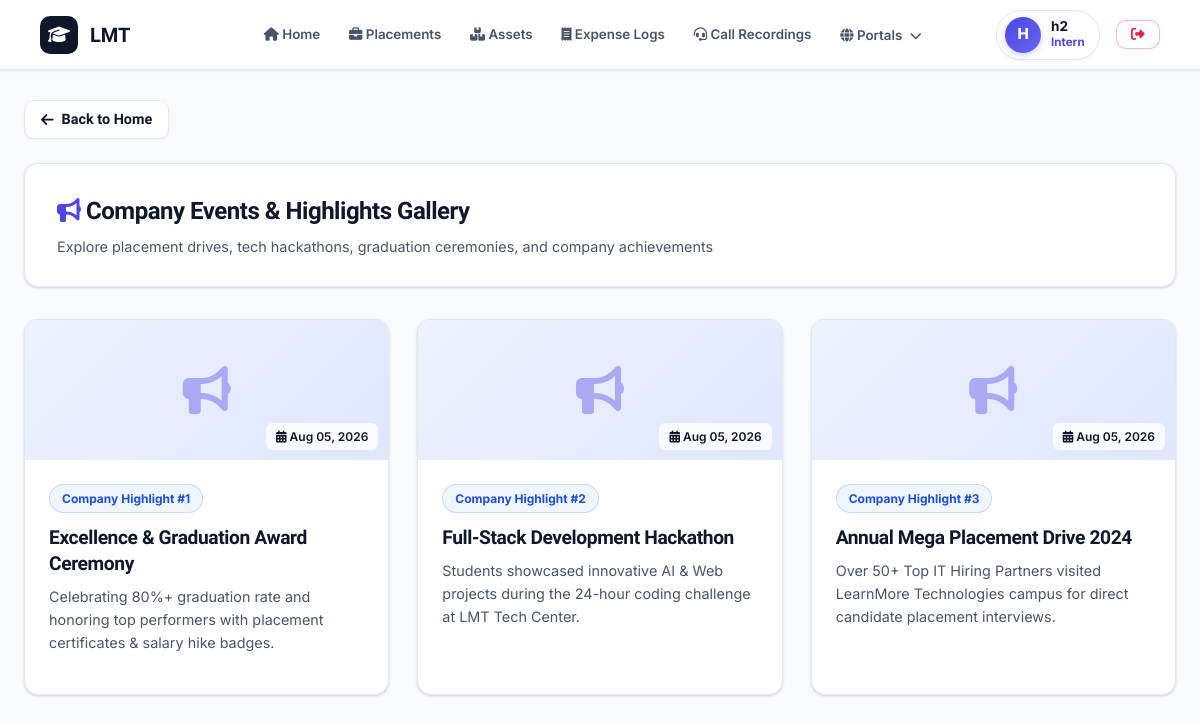
/events-gallery/ (signed in), run on the app's committed database.
### Assets/models.py (models this page shows, shortened)
class UserProfile(models.Model):
    user = models.OneToOneField(User, on_delete=models.CASCADE, related_name='profile')
    role = models.CharField(max_length=100, default='Intern')
    custom_role = models.ForeignKey(CustomRole, on_delete=models.SET_NULL, null=True, blank=True, related_name='users')
    employee_id = models.CharField(max_length=50, blank=True, null=True)
    department = models.CharField(max_length=100, blank=True, null=True)

class CompanyEvent(models.Model):
    title = models.CharField(max_length=200)
    image = models.ImageField(upload_to='events/')
    description = models.TextField(blank=True, null=True)
    created_at = models.DateTimeField(auto_now_add=True)

### Assets/views.py (the view)
# urls.py: path('events-gallery/', views.student_events, name='student_events'),
@login_required
def student_events(request):
    events = CompanyEvent.objects.all().order_by('-created_at')
    return render(request, 'Assets/student_events.html', {'events': events})

### Assets/context_processors.py (called while the page is built)
def portal_links_processor(request):
    return {
        'nav_portal_links': PortalLink.objects.all().order_by('id')
    }

### Assets/templates/Assets/student_events.html (shortened to what this page needs)
{% extends 'base.html' %}
{% load static %}
{% block content %}
<div style="margin-bottom: 1.5rem;">
    <a href="{% url 'home' %}" class="btn-lmt btn-secondary-glass" style="padding: 0.45rem 1rem;">
        <i class="fa-solid fa-arrow-left me-1"></i> Back to Home
    </a>
</div>
<div class="glass-panel" style="padding: 1.75rem 2rem; margin-bottom: 2rem; display: flex; justify-content: space-between; align-items: center; flex-wrap: wrap; gap: 1rem;">
    <div>
        <h2 style="font-size: 1.5rem; margin-bottom: 0.25rem; color: var(--navy-900);">
            <i class="fa-solid fa-bullhorn me-1" style="color: var(--indigo-600);"></i> Company Events & Highlights Gallery
        </h2>
        <p style="color: var(--text-secondary); font-size: 0.9rem;">
            Explore placement drives, tech hackathons, graduation ceremonies, and company achievements
        </p>
    </div>
</div>
<div style="display: grid; grid-template-columns: repeat(auto-fit, minmax(320px, 1fr)); gap: 1.75rem; margin-bottom: 2.5rem;">
    {% for event in events %}
        <div class="glass-panel" style="padding: 0; overflow: hidden; display: flex; flex-direction: column; transition: transform 0.25 ease, box-shadow 0.25s ease;">
            {% if event.image %}
                <div style="height: 200px; overflow: hidden; position: relative;">
                    <img src="{{ event.image.url }}" alt="{{ event.title }}" onclick="openImgPreview('{{ event.image.url }}')" style="width: 100%; height: 100%; object-fit: cover; cursor: pointer; transition: transform 0.3s ease;">
                    <div style="position: absolute; bottom: 10px; right: 10px; background: rgba(15, 23, 42, 0.7); backdrop-filter: blur(8px); color: white; padding: 4px 10px; border-radius: 6px; font-size: 0.75rem; font-weight: 600;">
                        <i class="fa-solid fa-calendar-days me-1"></i> {{ event.created_at|date:"M d, Y" }}
                    </div>
                </div>
            {% else %}
                <div style="height: 140px; background: linear-gradient(135deg, #eef2ff 0%, #e0e7ff 100%); color: var(--indigo-600); display: flex; align-items: center; justify-content: center; position: relative;">
                    <i class="fa-solid fa-bullhorn" style="font-size: 3rem; opacity: 0.4;"></i>
                    <div style="position: absolute; bottom: 10px; right: 10px; background: rgba(255, 255, 255, 0.8); color: var(--navy-900); padding: 4px 10px; border-radius: 6px; font-size: 0.75rem; font-weight: 600;">
                        <i class="fa-solid fa-calendar-days me-1"></i> {{ event.created_at|date:"M d, Y" }}
                    </div>
                </div>
            {% endif %}
            <div style="padding: 1.5rem; flex: 1; display: flex; flex-direction: column; justify-content: space-between;">
                <div>
                    <span class="badge-status badge-info" style="font-size: 0.75rem; margin-bottom: 0.75rem; display: inline-block;">
                        Company Highlight #{{ forloop.counter }}
                    </span>
                    <h3 style="font-size: 1.2rem; font-weight: 700; color: var(--navy-900); margin-bottom: 0.5rem; line-height: 1.35;">
                        {{ event.title }}
                    </h3>
                    <p style="color: var(--text-secondary); font-size: 0.9rem; line-height: 1.6; margin-bottom: 1rem;">
                        {{ event.description|default:"Check back for more updates and event photos from Learnmore Technologies!" }}
                    </p>
                </div>
            </div>
        </div>
    {% endfor %}
</div>
{% endblock %}

### Assets/templates/base.html (shortened to what this page needs)
{% load static %}
<!DOCTYPE html>
<html lang="en">
<head>
    <link rel="stylesheet" href="https://cdnjs.cloudflare.com/ajax/libs/font-awesome/6.4.0/css/all.min.css">
    <link rel="stylesheet" href="{% static 'css/theme.css' %}">
</head>
<body>
    <nav class="lmt-navbar">
        <a href="{% url 'home' %}" class="brand-logo">
            <div class="brand-icon">
                <i class="fa-solid fa-graduation-cap"></i>
            </div>
            <span>LMT <span style="background: var(--primary-gradient); -webkit-background-clip: text; -webkit-text-fill-color: transparent;">Portal</span></span>
        </a>
        <div class="nav-links">
            <a href="{% url 'home' %}" class="nav-item {% if request.resolver_match.url_name == 'home' %}active{% endif %}">
                <i class="fa-solid fa-house me-1"></i> Home
            </a>
            {% if request.user.is_authenticated %}
                <a href="{% url 'placements' %}" class="nav-item {% if request.resolver_match.url_name == 'placements' %}active{% endif %}">
                    <i class="fa-solid fa-briefcase me-1"></i> Placements
                </a>
                <a href="{% url 'registered_assets' %}" class="nav-item {% if request.resolver_match.url_name == 'registered_assets' %}active{% endif %}">
                    <i class="fa-solid fa-boxes-stacked me-1"></i> Assets
                </a>
                <a href="{% url 'expense_registered' %}" class="nav-item {% if request.resolver_match.url_name == 'expense_registered' %}active{% endif %}">
                    <i class="fa-solid fa-receipt me-1"></i> Expense Logs
                </a>
                <a href="{% url 'call_recordings_hub' %}" class="nav-item {% if request.resolver_match.url_name == 'call_recordings_hub' %}active{% endif %}">
                    <i class="fa-solid fa-headset me-1"></i> Call Recordings
                </a>
                <div class="nav-dropdown">
                    <a href="#" class="nav-item {% if request.resolver_match.url_name == 'manage_portals' %}active{% endif %}">
                        <i class="fa-solid fa-globe me-1"></i> Portals <i class="fa-solid fa-chevron-down" style="font-size: 0.75rem; margin-left: 4px;"></i>
                    </a>
                </div>
            {% endif %}
        </div>
        <div style="display: flex; align-items: center; gap: 1rem;">
            {% if request.user.is_authenticated %}
                <div class="user-badge" style="padding: 6px 14px 6px 8px; border-radius: 30px; background: #ffffff; border: 1px solid var(--border-light); display: inline-flex; align-items: center; gap: 10px; box-shadow: var(--shadow-xs);">
                    <div class="avatar" style="width: 36px; height: 36px; min-width: 36px; border-radius: 50%; background: linear-gradient(135deg, #4f46e5 0%, #6366f1 100%); color: white; display: flex; align-items: center; justify-content: center; font-weight: 800; font-size: 0.95rem;">
                        {{ request.user.username|slice:":1"|upper }}
                    </div>
                    <div style="display: flex; flex-direction: column; justify-content: center; text-align: left; gap: 3px;">
                        <span style="font-weight: 700; font-size: 0.85rem; color: var(--navy-900); line-height: 1; margin: 0;">
                            {{ request.user.username }}
                        </span>
                        {% if request.session.is_faculty or request.user.profile.role == 'Admin' %}
                            <span class="faculty-badge" style="font-size: 0.68rem; font-weight: 700; padding: 2px 7px; border-radius: 10px; background: var(--emerald-50); color: var(--emerald-700); border: 1px solid rgba(5, 150, 105, 0.3); display: inline-flex; align-items: center; gap: 3px; line-height: 1; width: fit-content;">
                                <i class="fa-solid fa-shield-halved"></i> Admin
                            </span>
                        {% else %}
                            <span style="font-size: 0.725rem; font-weight: 700; color: var(--indigo-600); line-height: 1; margin: 0;">
                                {{ request.user.profile.role|default:"Employee" }}
                            </span>
                        {% endif %}
                    </div>
                </div>
                <form method="post" action="{% url 'logout' %}" style="display: inline;">
                    <button type="submit" class="btn-lmt btn-danger-glass" style="padding: 0.45rem 0.9rem; font-size: 0.85rem;">
                        <i class="fa-solid fa-right-from-bracket"></i>
                    </button>
                </form>
            {% else %}
                <a href="{% url 'login' %}" class="btn-lmt btn-secondary-glass" style="padding: 0.45rem 1rem;">Login</a>
                <a href="{% url 'register' %}" class="btn-lmt btn-primary-gradient" style="padding: 0.45rem 1rem;">Register</a>
            {% endif %}
        </div>
    </nav>
    <main class="main-wrapper">
        {% block content %}{% endblock %}
    </main>
</body>
</html>

### static/css/theme.css (style rules this page uses)
:root { --font-heading: 'Plus Jakarta Sans', -apple-system, BlinkMacSystemFont, sans-serif; --font-body: 'Inter', -apple-system, BlinkMacSystemFont, sans-serif; --bg-main: #f8fafc; --bg-card: #ffffff; --bg-card-hover: #f1f5f9; --bg-surface: #ffffff; --bg-muted: #f1f5f9; --border-light: #e2e8f0; --border-subtle: #cbd5e1; --border-focus: #4f46e5; --navy-900: #0f172a; --navy-800: #1e293b; --indigo-600: #4f46e5; --indigo-700: #4338ca; --indigo-50: #eep2ff; --blue-600: #2563eb; --emerald-600: #059669; --emerald-50: #ecfdf5; --emerald-700: #047857; --amber-600: #d97706; --amber-50: #fffbeb; --amber-700: #b45309; --rose-600: #e11d48; --rose-50: #fff1f2; --rose-700: #be123c; --purple-600: #9333ea; --purple-50: #faf5ff; --text-primary: #0f172a; --text-secondary: #475569; --text-muted: #64748b; --text-light: #94a3b8; --shadow-xs: 0 1px 2px 0 rgba(0, 0, 0, 0.05); --shadow-sm: 0 1px 3px 0 rgba(0, 0, 0, 0.1), 0 1px 2px 0 rgba(0, 0, 0, 0.06); --shadow-md: 0 4px 6px -1px rgba(0, 0, 0, 0.1), 0 2px 4px -1px rgba(0, 0, 0, 0.06); --shadow-lg: 0 10px 15px -3px rgba(0, 0, 0, 0.1), 0 4px 6px -2px rgba(0, 0, 0, 0.05); --radius-sm: 6px; --radius-md: 10px; --radius-lg: 14px; --radius-full: 9999px; }
* { box-sizing: border-box; margin: 0; padding: 0; }
body { font-family: var(--font-body); background-color: var(--bg-main); color: var(--text-primary); line-height: 1.6; min-height: 100vh; overflow-x: hidden; }
h1, h2, h3, h4, h5, h6 { font-family: var(--font-heading); color: var(--navy-900); font-weight: 700; letter-spacing: -0.02em; }
a { color: var(--indigo-600); text-decoration: none; transition: all 0.2s ease; }
.glass-panel { background: var(--bg-card); border: 1px solid var(--border-light); border-radius: var(--radius-lg); box-shadow: var(--shadow-sm); }
.lmt-navbar { position: fixed; top: 0; left: 0; right: 0; height: 70px; z-index: 1000; background: #ffffff; border-bottom: 1px solid var(--border-light); box-shadow: var(--shadow-xs); display: flex; align-items: center; justify-content: space-between; padding: 0 2.5rem; }
.brand-logo { display: flex; align-items: center; gap: 12px; font-family: var(--font-heading); font-size: 1.25rem; font-weight: 800; color: var(--navy-900); text-decoration: none; }
.brand-icon { width: 38px; height: 38px; border-radius: var(--radius-md); background: var(--navy-900); display: flex; align-items: center; justify-content: center; color: white; font-size: 1.1rem; }
.nav-links { display: flex; align-items: center; gap: 0.5rem; }
.nav-item { color: var(--text-secondary); font-weight: 600; font-size: 0.835rem; padding: 0.35rem 0.65rem; border-radius: var(--radius-sm); transition: all 0.2s ease; white-space: nowrap; }
.nav-dropdown { position: relative; }
.user-badge { display: inline-flex; align-items: center; gap: 10px; background: #ffffff; border: 1px solid var(--border-light); padding: 6px 14px 6px 8px; border-radius: var(--radius-full); box-shadow: var(--shadow-xs); transition: all 0.2s ease; }
.avatar { width: 36px; height: 36px; border-radius: 50%; background: linear-gradient(135deg, #4f46e5 0%, #6366f1 100%); display: flex; align-items: center; justify-content: center; font-weight: 800; color: white; font-size: 0.925rem; box-shadow: 0 2px 6px rgba(79, 70, 229, 0.25); }
.main-wrapper { padding-top: 100px; padding-bottom: 60px; max-width: 1320px; margin: 0 auto; padding-left: 1.5rem; padding-right: 1.5rem; }
.btn-lmt { display: inline-flex; align-items: center; justify-content: center; gap: 8px; font-family: var(--font-heading); font-weight: 600; font-size: 0.9rem; padding: 0.6rem 1.25rem; border-radius: var(--radius-md); border: 1px solid transparent; cursor: pointer; transition: all 0.2s ease; text-decoration: none; }
.btn-secondary-glass { background: #ffffff; color: var(--navy-900); border: 1px solid var(--border-light); box-shadow: var(--shadow-xs); }
.btn-danger-glass { background: #ffffff; border: 1px solid rgba(225, 29, 72, 0.3); color: var(--rose-600); }
.badge-status { display: inline-flex; align-items: center; gap: 6px; padding: 4px 12px; border-radius: var(--radius-full); font-size: 0.775rem; font-weight: 700; }
.badge-info { background: #eff6ff; color: #1d4ed8; border: 1px solid rgba(37, 99, 235, 0.2); }

### data on the page
CompanyEvent: created_at "Aug 05, 2026", title "Excellence & Graduation Award Ceremony", description "Celebrating 80%+ graduation rate and honoring top performers with placement certificates & salary hike badges."
CompanyEvent: created_at "Aug 05, 2026", title "Full-Stack Development Hackathon", description "Students showcased innovative AI & Web projects during the 24-hour coding challenge at LMT Tech Center."
CompanyEvent: created_at "Aug 05, 2026", title "Annual Mega Placement Drive 2024", description "Over 50+ Top IT Hiring Partners visited LearnMore Technologies campus for direct candidate placement interviews."

### other printed values
{{ request.user.username|slice:":1"|upper }} "H"
{{ request.user.username }} "h2"
{{ request.user.profile.role|default:"Employee" }} "Intern"
